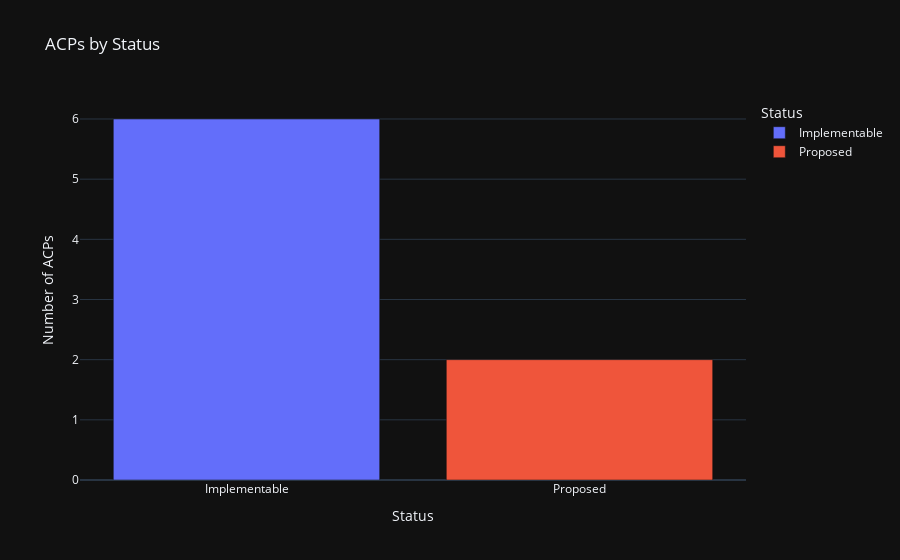

Notebook code for this chart:
### Code cell
# ACPs by status bar chart
acps_by_status = acps_df.groupby("status").count().reset_index()

acps_by_status = px.bar(
	acps_by_status,
	x="status",
	y="acp",
	title="ACPs by Status",
	labels={"acp": "Number of ACPs", "status": "Status"},
	color="status",
	template="plotly_dark",
)

acps_by_status.show()

### Figure 1 — Plotly figure (JSON) as saved in the notebook; plotly's stock layout.template omitted (floating-point values rounded to 4 significant figures)
{"data": [{"alignmentgroup": "True", "hovertemplate": "Status=%{x}<br>Number of ACPs=%{y}<extra></extra>", "legendgroup": "Implementable", "marker": {"color": "#636efa", "pattern": {"shape": ""}}, "name": "Implementable", "offsetgroup": "Implementable", "orientation": "v", "showlegend": true, "textposition": "auto", "type": "bar", "x": ["Implementable"], "xaxis": "x", "y": [6], "yaxis": "y"}, {"alignmentgroup": "True", "hovertemplate": "Status=%{x}<br>Number of ACPs=%{y}<extra></extra>", "legendgroup": "Proposed", "marker": {"color": "#EF553B", "pattern": {"shape": ""}}, "name": "Proposed", "offsetgroup": "Proposed", "orientation": "v", "showlegend": true, "textposition": "auto", "type": "bar", "x": ["Proposed"], "xaxis": "x", "y": [2], "yaxis": "y"}], "layout": {"barmode": "relative", "legend": {"title": {"text": "Status"}, "tracegroupgap": 0}, "title": {"text": "ACPs by Status"}, "xaxis": {"anchor": "y", "categoryarray": ["Implementable", "Proposed"], "categoryorder": "array", "domain": [0, 1], "title": {"text": "Status"}}, "yaxis": {"anchor": "x", "domain": [0, 1], "title": {"text": "Number of ACPs"}}}}
